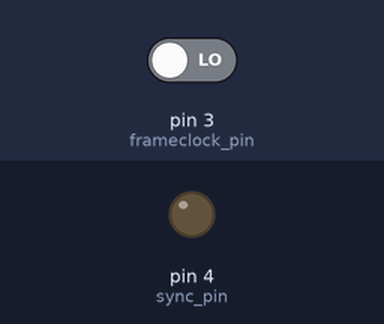
A sketch run on a simulated Arduino Uno, built with avr-gcc and run on an emulated ATmega328P. Shown: output pins drawn as LEDs (lit = HIGH). Inputs (shaded band) come from the test bench; at power-on: pin 3 (frameclock_pin) LOW.

Above: at 1.2 s.
1.3 s: pin 3 (frameclock_pin) driven HIGH
At 1.77 s:
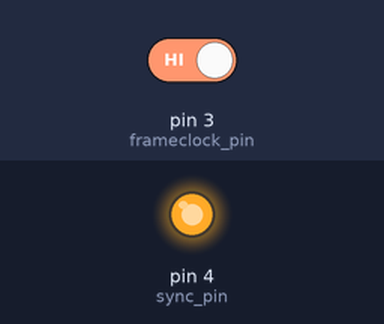
4.3 s: pin 3 (frameclock_pin) driven LOW
At 4.6 s:
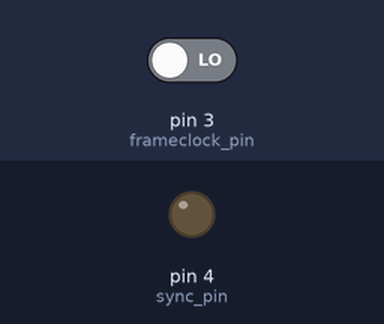
Timing chart, 0 to 7.3 s (numbered marks = the images above; inputs shaded):
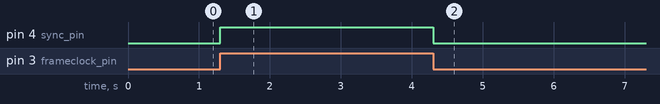

Measured:
- after the input at 1.3 s, pin 4 (sync_pin): LOW → HIGH at once
- after the input at 4.3 s, pin 4 (sync_pin): HIGH → LOW at once

The sketch:

register_startframe.ino.ino
```cpp
int frameclock_pin = 3;
int sync_pin = 4;
int status_measure;

void setup() {
  // put your setup code here, to run once:
  pinMode(frameclock_pin, INPUT);
  pinMode(sync_pin, OUTPUT);
}

void loop() {
  status_measure = digitalReadFast(frameclock_pin);
   if (status_measure == HIGH){
     digitalWrite(sync_pin, HIGH);
     delay(50);
     digitalWrite(sync_pin, LOW);
   }
}
```
